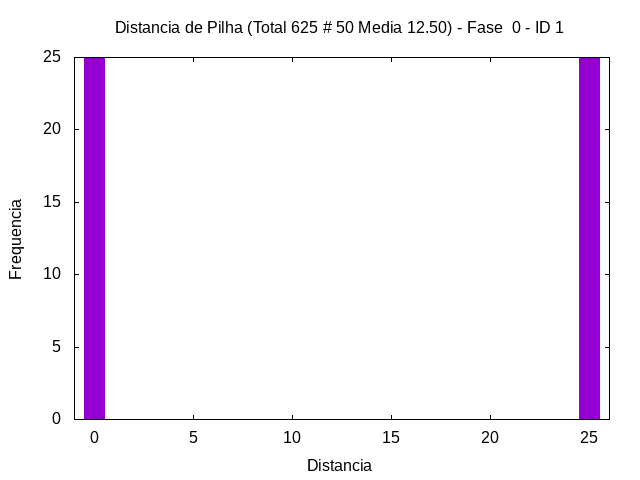

gnuplot code for this plot:
set term png
set output "../out/mult-hist-0-1.png"
set style fill solid 1.0
set title "Distancia de Pilha (Total 625 # 50 Media 12.50) - Fase  0 - ID 1"
set xlabel "Distancia"
set ylabel "Frequencia"
plot [-1:26] "../out/mult-hist-0-1.gpdat" u 3:4 w boxes t ""
